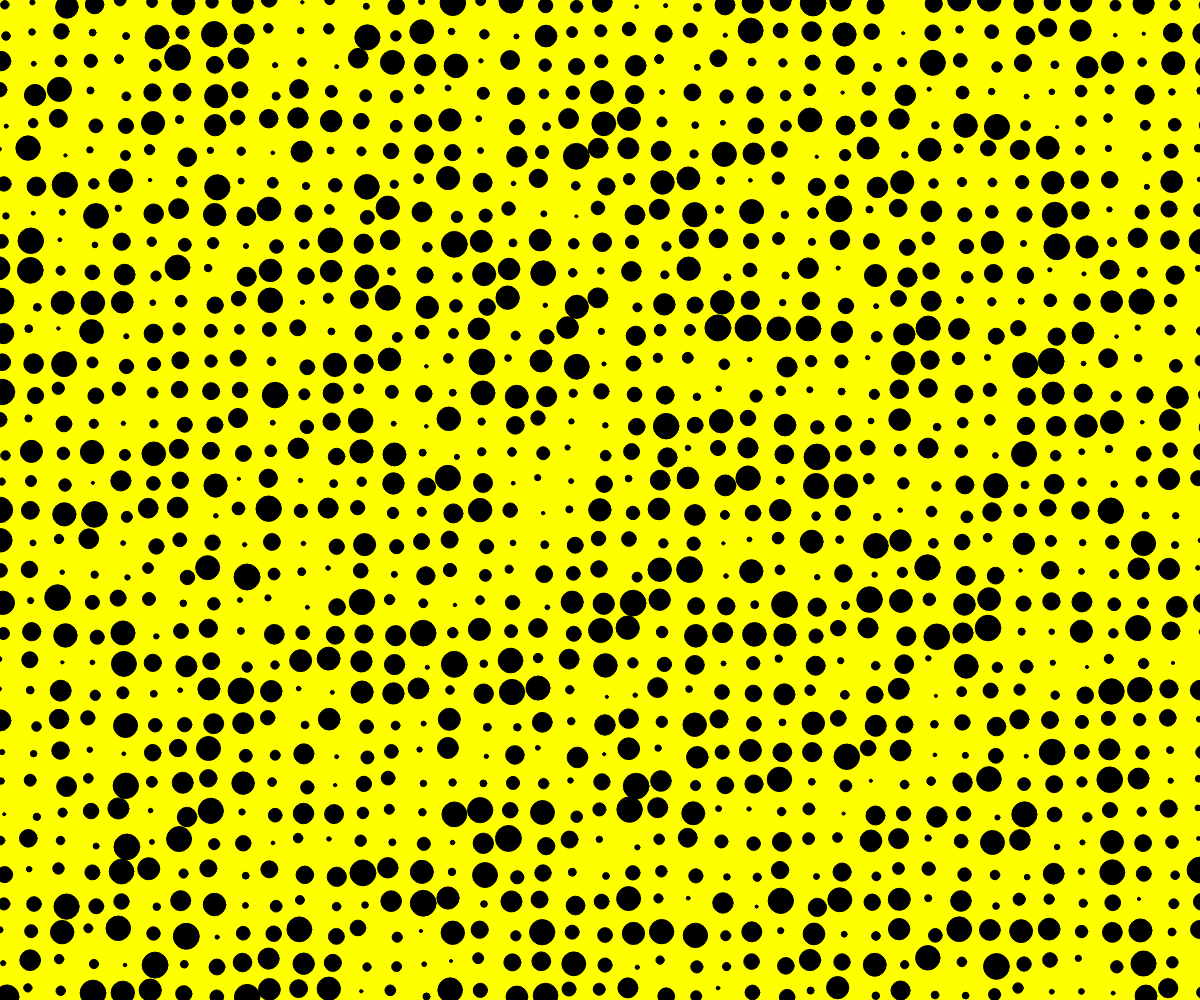
Frame 1 (no input)
Frame 60 (no input): identical to frame 1, image omitted
Frame 120 (the mouse pressed at the canvas centre since frame 60): identical to frame 1, image omitted

The p5.js sketch that drew this single still picture (run headless with seeded random() and noise() and a simulated clock; from frame 60 on, the mouse is pressed at the canvas centre):

// p5.js sketch
// ── sketch.js
let eDiam = 30;

function setup() {
  createCanvas(windowWidth, windowHeight);
}

function draw() {
    background("yellow");
    fill("black");
    randomSeed(5)
    for(let xpos = 0; xpos <= width; xpos+= eDiam) {
        for(let ypos = 0; ypos <= height; ypos+= eDiam) {
            randomLength = random() * 23 + 3;
            randomShift = random() * 10 - 2.5;
            ellipse(xpos + randomShift, ypos + randomShift, randomLength, randomLength);
    }

  }
}
